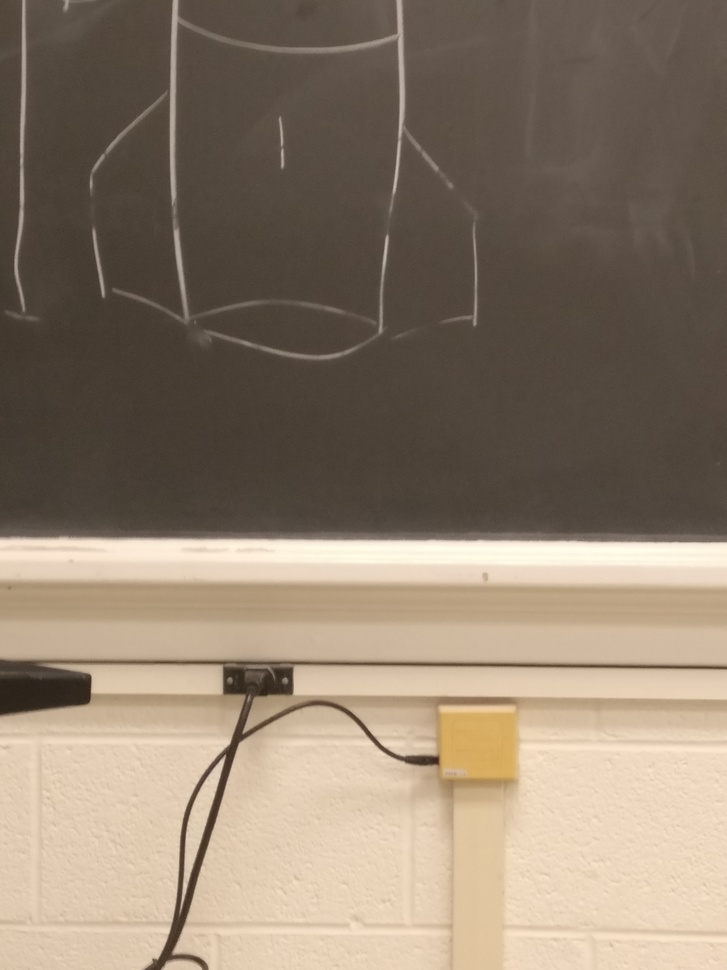
#> input picture down.jpg, 727 x 970 px, shrunk from 3480 x 4640 before the run
$ python preprocessing.py ../down.jpg out.png   (Python 2 division)
#> lines starting #> are read from the running program, lines starting #| are printed output that depends on the picture; after the words box and inside, x2 and y2 are one past the last pixel; in counts of white or black regions, pixels touching at a corner belong together
#!/usr/bin/env python

# Student Space Systems
# Computer Vision Group
#
# 10/10/2016
# An implementation of the paper by Dusha et. al
# on horizon tracking and attitude determination

import numpy as np
import cv2

'''
read_image - reads an image inro our current memory.
'''
def read_image(pathname):
	return cv2.imread(pathname)


'''
Implements a morphological smoothing of the image.
First step in the preprocessing pipeline
'''
def morphological_smoothing(img, kernel_size):
	#5x5 elliptical shaped smoothing element
	kernel = cv2.getStructuringElement(cv2.MORPH_ELLIPSE,kernel_size)
	openimg = cv2.morphologyEx(img, cv2.MORPH_OPEN, kernel)
	return cv2.morphologyEx(openimg, cv2.MORPH_CLOSE, kernel)

'''
Implements edge detection on current image.
'''
def edge_detection(img, low, high):
	canny = cv2.Canny(img, low, high)
	return canny

'''
Dilation: dilates the image in order to make edges more visible.
'''
def dilation(img, kernel):
	#create a 5x5 circular element
	kernel = cv2.getStructuringElement(cv2.MORPH_ELLIPSE,kernel)
	return cv2.dilate(img,kernel,iterations = 1)


'''
The first part of the pipeline. Splits into R,G,B channels, performs
morphological smoothing, and edge detection, and dilation
'''
def process_channel(img):
	smooth = morphological_smoothing(img, (3,3))
	edges = edge_detection(smooth, 25, 150)
	dilated = dilation(edges, (3,3))

	return dilated


def split_and_recombine(img):
	# Use all three color channels
	colors = np.zeros(img.shape)
	for i in range(img.shape[2]):
		colors[:,:,i] = (process_channel(img[:,:,i]))
	return colors

def merge(colors):
	rows, cols, channels = colors.shape
	merged_image = np.ones([rows, cols])*255
	for i in range(channels):
		merged_image[:,:] = cv2.bitwise_and(merged_image, colors[:,:,i])
	return merged_image

def hough(edges):
	lines = cv2.HoughLines(edges.astype('uint8'),1,np.pi/180,200)
	# print(lines.shape)
	line_img = np.zeros(edges.shape)
	if lines is None:
		return edges

	for i in range(0, lines.shape[0]):
		rho = lines[i,0,0]
		theta = lines[i,0,1]
		a = np.cos(theta)
		b = np.sin(theta)
		x0 = a*rho
		y0 = b*rho
		x1 = int(x0 + 1000*(-b))
		y1 = int(y0 + 1000*(a))
		x2 = int(x0 - 1000*(-b))
		y2 = int(y0 - 1000*(a))

		# slope = float(y2-y1)/(x2 - x1)

		cv2.line(line_img,(x1,y1),(x2,y2),128,2)
	return line_img


def kmeans(img):
	Z = img.reshape((img.shape[0] * img.shape[1],3))

	# convert to np.float32
	Z = np.float32(Z)

	# define criteria, number of clusters(K) and apply kmeans()
	criteria = (cv2.TERM_CRITERIA_EPS + cv2.TERM_CRITERIA_MAX_ITER, 10, 1.0)
	K = 3
	ret,label,center = cv2.kmeans(Z,K,None,criteria,10,cv2.KMEANS_RANDOM_CENTERS)

	# Now convert back into uint8, and make original image
	center = np.uint8(center)
	res = center[label.flatten()]
	res2 = res.reshape((img.shape))

	return res2

def pipeline(image):
	# image = read_image(pathname)
	image = kmeans(image)
	cv2.imshow('kmeans', image[:,:,0])
	colors = split_and_recombine(image)
	image = merge(colors)
	image = dilation(image, (3,3))
	image = hough(image)

	return image

'''
main method, use to test.
'''

def main():
	import sys
	cap = cv2.VideoCapture(sys.argv[1])
	# image = pipeline(sys.argv[1])
	# image[:,:] *= 255

	if cap.isOpened():
		print "Video opened succesfully"
	else :
		print "Video did not open succesfully"
	cap.set(cv2.CAP_PROP_POS_MSEC, 1000*9)
	while(cap.isOpened()):
			ret, frame = cap.read()
#> frame is the input picture: shape (970, 727, 3); mean B, G, R 109.4, 126.4, 142.2
			image = pipeline(frame)
#> in kmeans, `ret,label,center = cv2.kmeans(Z,K,None,criteria,10,cv2.KMEANS_RANDOM_C..`: ret = 314669343.2; center = [[63.15, 73.05, 84.27], [184.4, 209.6, 230.7], [138.6, 167.6, 191.3]]
#> in kmeans, `center = np.uint8(center)`: center = [[63, 73, 84], [184, 209, 230], [138, 167, 191]]
#> in kmeans, `res2 = res.reshape((img.shape))`:
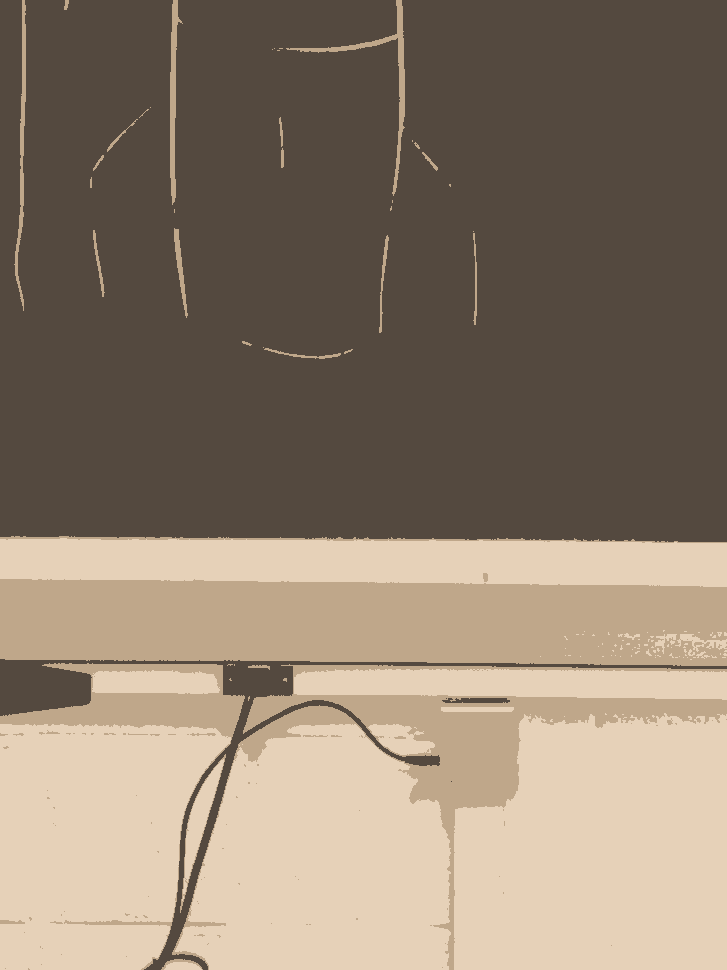
#> res2: shape (970, 727, 3); mean B, G, R 109.1, 126.1, 141.9
#> in pipeline, `cv2.imshow('kmeans', image[:,:,0])`:
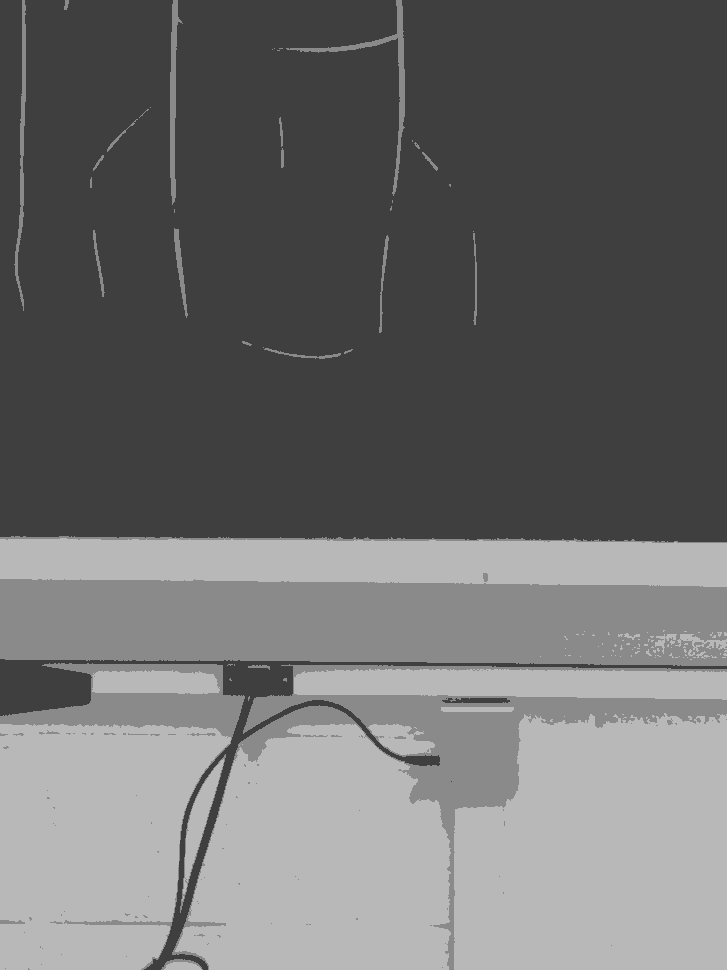
#> window 'kmeans': shape (970, 727); min 63, max 184, mean 109.1
#> the loop in split_and_recombine, `for i in range(img.shape[2]):` made 3 passes
#> pass 1, in edge_detection, `canny = cv2.Canny(img, low, high)`:
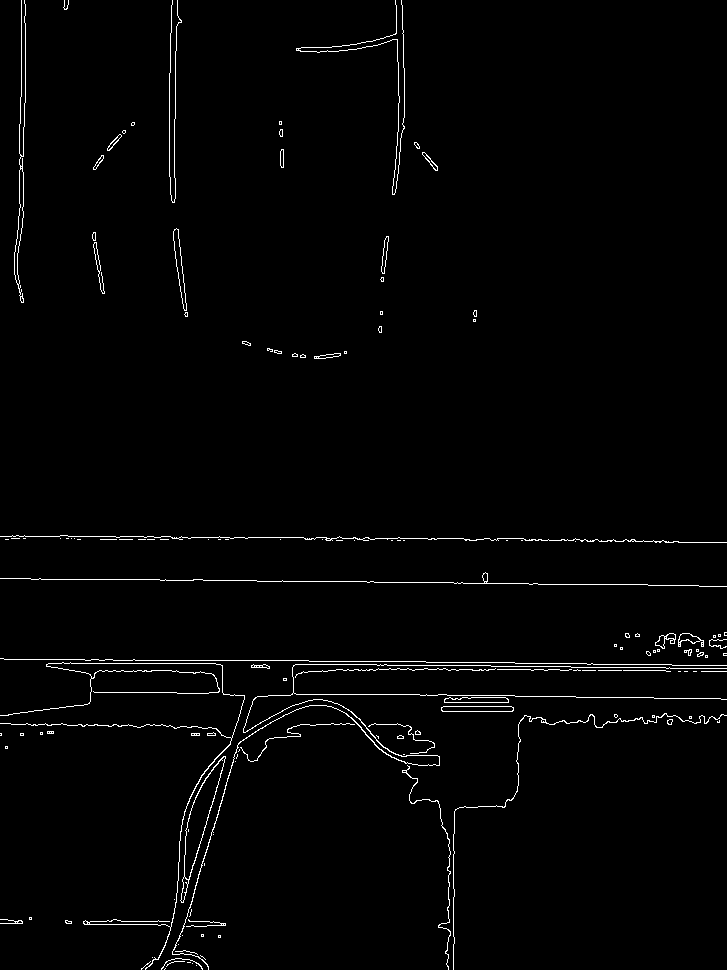
#> canny: shape (970, 727); 1.6% white in thin lines or dots
#> pass 1, in process_channel, `dilated = dilation(edges, (3,3))`:
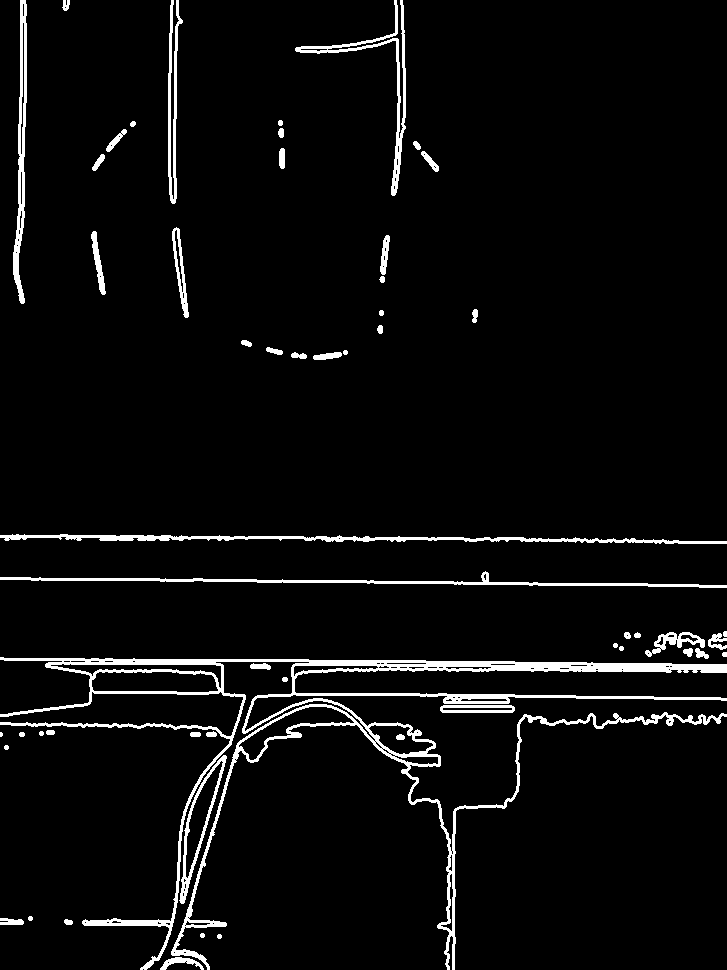
#> dilated: shape (970, 727); 4.6% white; 55 white regions (1 under 20 px), largest, box (x1, y1, x2, y2) and area: (0, 657, 727, 970) 16997, (0, 534, 727, 544) 2641, (0, 571, 727, 588) 2244
#> after the loop in merge, `for i in range(channels):`: merged_image: shape (970, 727) float64; 4.5% white; 55 white regions (1 under 20 px), largest, box (x1, y1, x2, y2) and area: (0, 657, 727, 970) 16843, (0, 534, 727, 544) 2455, (0, 571, 727, 588) 2244
#> call 4 of dilation, with kernel = (3, 3)
#> in dilation (call 4), `return cv2.dilate(img,kernel,iterations = 1)`:
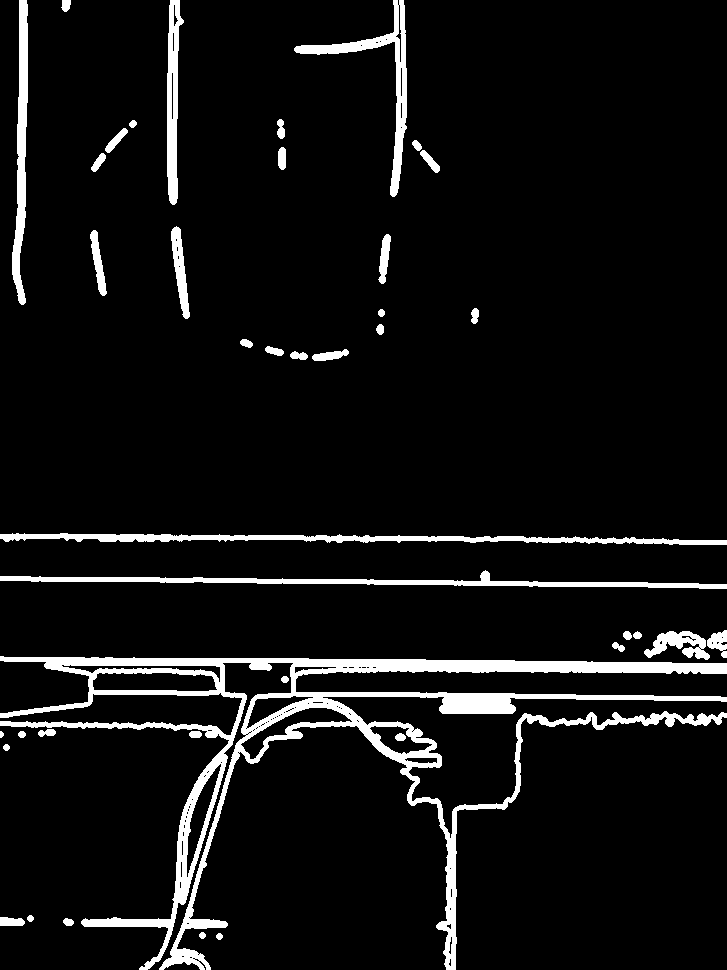
#> returned value: shape (970, 727) float64; 7% white; 41 white regions, largest, box (x1, y1, x2, y2) and area: (0, 656, 727, 970) 28283, (0, 533, 727, 545) 3929, (0, 570, 727, 589) 3724
#> in hough, `lines = cv2.HoughLines(edges.astype('uint8'),1,np.pi/180,200)`: lines = 207 rows, first 8: [657, 1.59], [575, 1.59], [665, 1.57], [538, 1.57], [688, 1.59], [670, 1.57], [675, 1.55], [531, 1.59]
#> the loop in hough, `for i in range(0, lines.shape[0]):` made 207 passes
#> (rho, theta, a, b, x0, y0, x1, y1) on passes 1 to 3: (657, 1.59, -0.0175, 1, -11.47, 656.9, -1011, 639), (575, 1.59, -0.0175, 1, -10.04, 574.9, -1009, 557), (665, 1.57, -4.37e-08, 1, -2.91e-05, 665, -1000, 664)
#> after the loop in hough, `for i in range(0, lines.shape[0]):`:
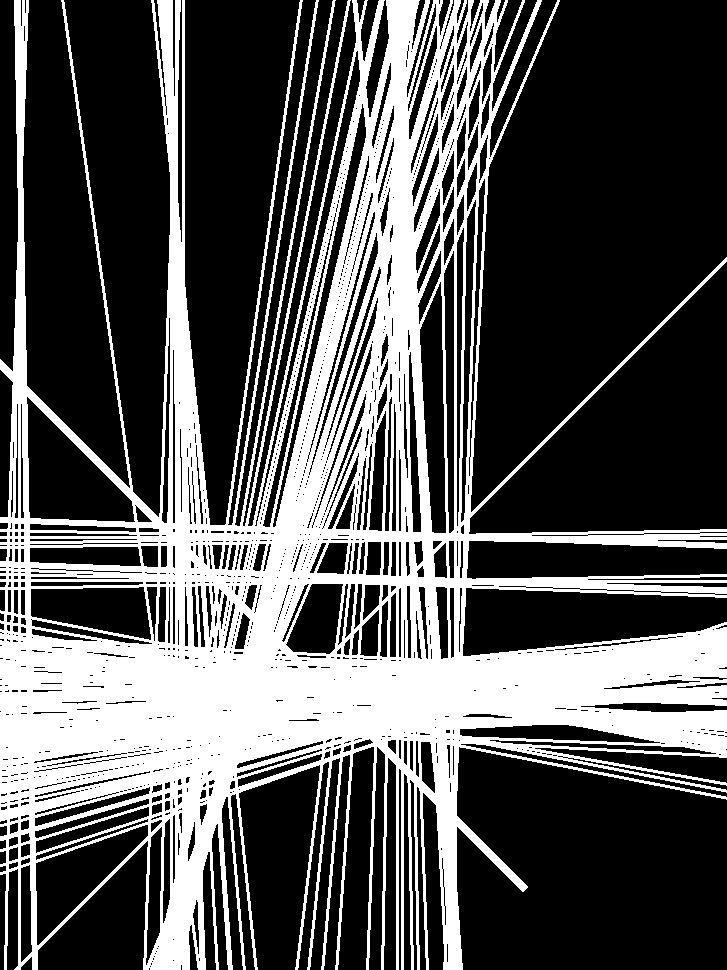
#> line_img: shape (970, 727) float64; values 0 (black) and 128 (white), 33.4% white; 1 white region, box (x1, y1, x2, y2) and area: (0, 0, 727, 970) 235699
			cv2.imshow("original", frame)
			cv2.imshow("processed", image)
			cv2.waitKey(10)
	cap.release()

	cv2.imwrite(sys.argv[2], image)

'''
If this python script is run by itself, run the main method.
'''
if __name__ == '__main__':
	main()
